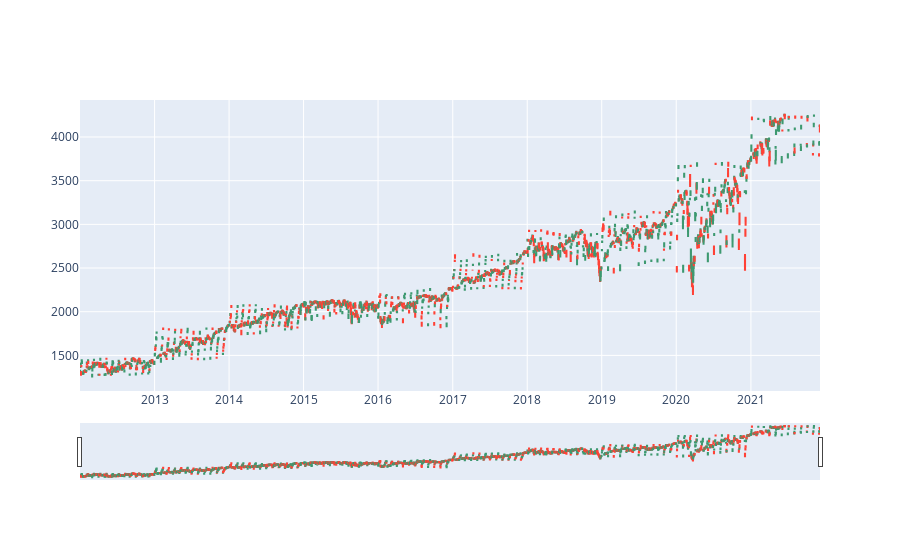

Notebook code for this chart:
### Code cell
# Gráfico de vela

import plotly.graph_objects as go
from datetime import datetime

df1=df0[df0.index > datetime(year=2012, month=1, day=1)]
fig = go.Figure(data=[go.Candlestick(x=df1.index,
                open=df1['Apertura'],
                high=df1['Max'],
                low=df1['Min'],
                close=df1['Cierre'])])

fig.show()

### Figure 1 — Plotly figure (JSON) as saved in the notebook; plotly's stock layout.template omitted (floating-point values rounded to 4 significant figures; data arrays with more than 128 entries replaced by an {"elided": "..."} marker saying what was removed)
{"data": [{"close": {"elided": "2379 float values"}, "high": {"elided": "2379 float values"}, "low": {"elided": "2379 float values"}, "open": {"elided": "2379 float values"}, "type": "candlestick", "x": {"elided": "2379 str values"}}], "layout": {}}
